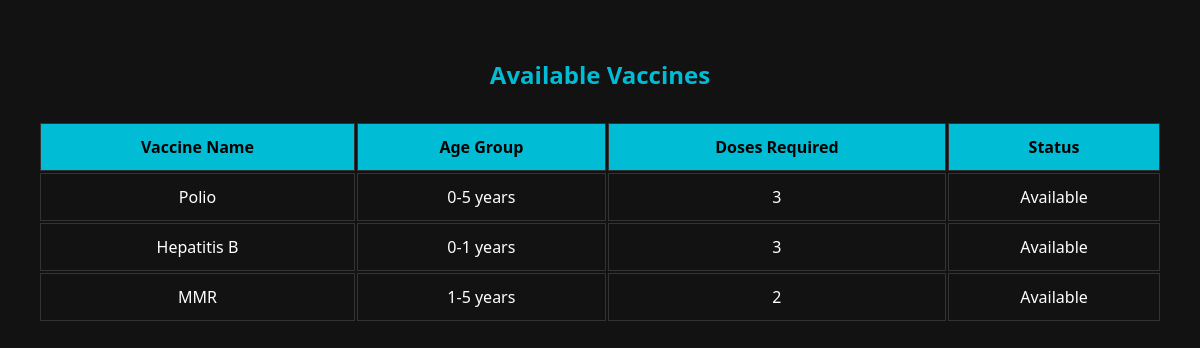
Screenshot of /Vaccination-System/vaccines.php with the database file from the repository.
### tables this page shows
CREATE TABLE `vaccines` (
  `id` int(11) NOT NULL,
  `name` varchar(100) NOT NULL,
  `age_group` varchar(50) NOT NULL,
  `doses_required` int(11) NOT NULL,
  `description` text DEFAULT NULL,
  `status` enum('Available','Unavailable') DEFAULT 'Available',
  `created_at` timestamp NOT NULL DEFAULT current_timestamp()
);

### Vaccination-System/vaccines.php (the view, shortened to what this page needs)
<?php
include "db_connection.php";
$query = "SELECT * FROM vaccines";
$result = mysqli_query($conn, $query);
?>
<!DOCTYPE html>
<html>
<head>
</head>
<body>
  <h2>Available Vaccines</h2>
  <table>
    <tr>
      <th>Vaccine Name</th>
      <th>Age Group</th>
      <th>Doses Required</th>
      <th>Status</th>
    </tr>
    <?php while ($row = mysqli_fetch_array($result)) { ?>
      <tr>
        <td><?= $row['name'] ?></td>
        <td><?= $row['age_group'] ?></td>
        <td><?= $row['doses_required'] ?></td>
        <td><?= $row['status'] ?></td>
      </tr>
    <?php } ?>
  </table>
</body>
</html>

### Vaccination-System/vaccines.php (style rules this page uses)
body { background-color: #121212; color: #ffffff; font-family: 'Segoe UI', Tahoma, Geneva, Verdana, sans-serif; padding: 30px; }
h2 { text-align: center; color: #00bcd4; }
table { width: 100%; margin-top: 30px; }
th, td { padding: 12px; text-align: center; border: 1px solid #333; }
th { background-color: #00bcd4; color: #000; }

### rows the page displays
vaccines: name "Polio", age_group "0-5 years", doses_required "3", status "Available"
vaccines: name "Hepatitis B", age_group "0-1 years", doses_required "3", status "Available"
vaccines: name "MMR", age_group "1-5 years", doses_required "2", status "Available"
